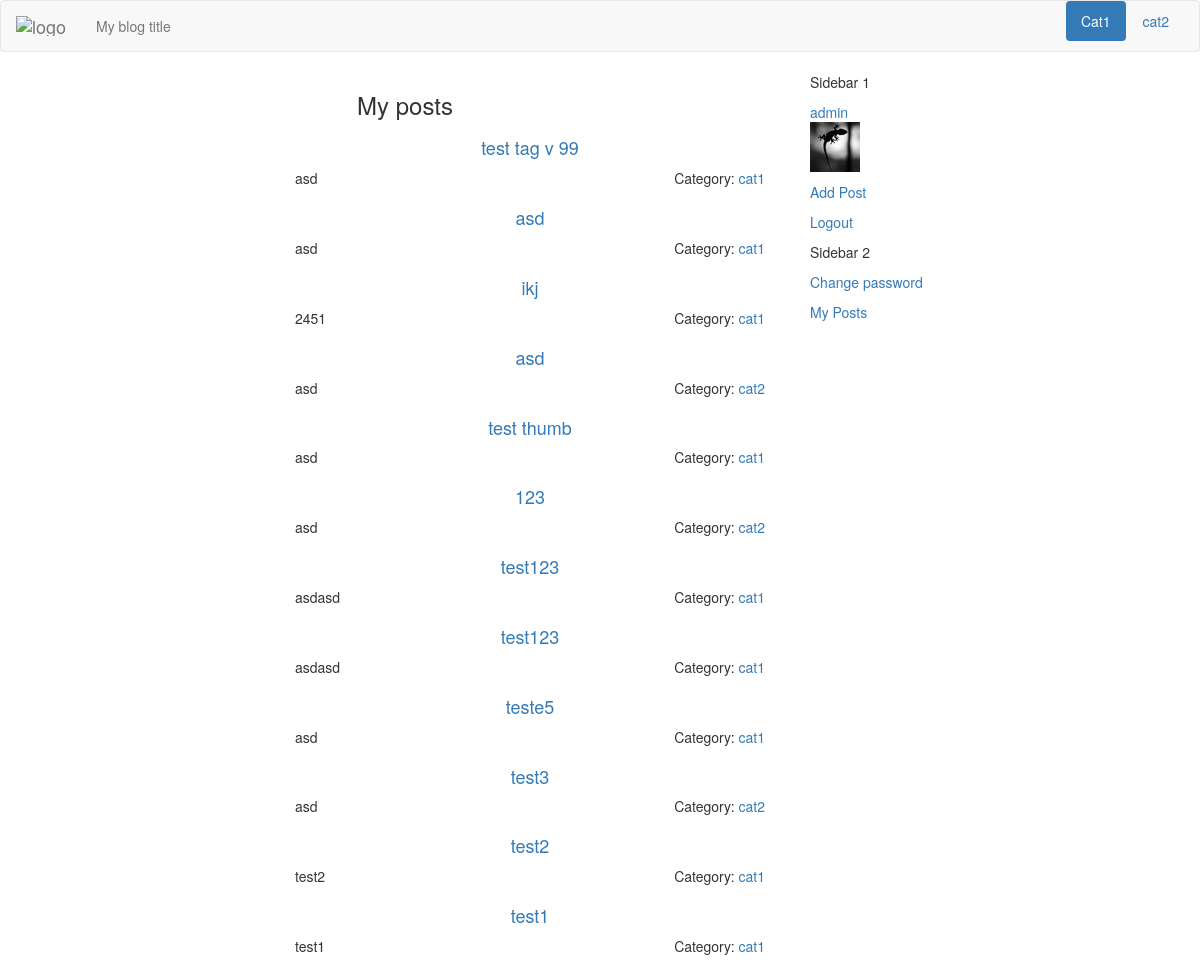
The page /dashboard/my-posts/ (signed in) on the database as committed earlier.
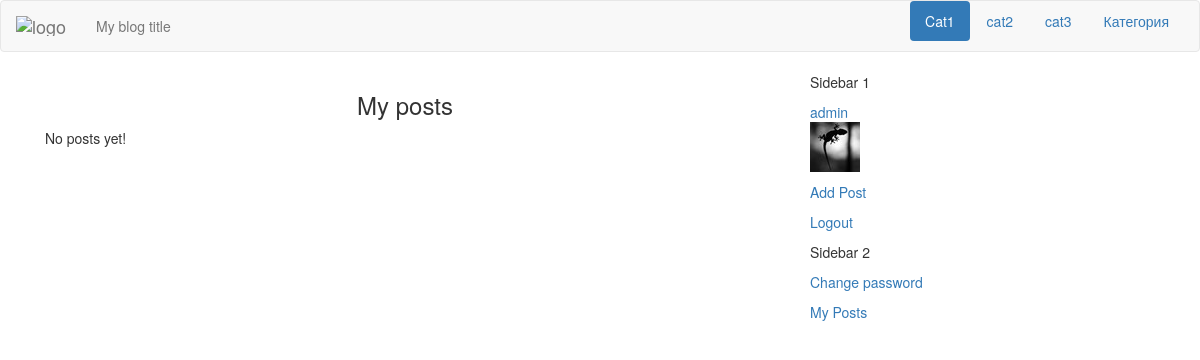
The same page on the database as committed later.
### blog/models.py (models this page shows, shortened)
class Category(models.Model):
	index_together = [
	["id","name", "order", "slug"],
	]
	name = models.CharField(max_length=30, unique=True)
	description = models.TextField(max_length=250)
	slug = models.SlugField("URL",blank=True, max_length=150)
	order = models.SmallIntegerField(blank=True, default=1)
	class Meta:
		verbose_name_plural = "categories"
		ordering = ['order']
	def __str__(self):
		return self.slug

class myUser(AbstractBaseUser):
	index_together = [
	["id", "username", "avatar"],
	]
	username = models.CharField("Username", max_length=30,
								blank=False,
								unique=True)
	def user_directory_path(instance, filename):
		return 'avatars/{0}/{1}'.format(instance.username, filename)
	avatar = ProcessedImageField(upload_to=user_directory_path,
								 processors=[ResizeToFit(50, 50)],
								 format='JPEG',
								 options={'quality': 90}, blank=True)
	email = models.EmailField(unique=True, blank=False)
	is_active = models.BooleanField("Is active", default=True)
	is_it_staff = models.BooleanField("Is stuff", default=False)
	is_it_superuser = models.BooleanField("Is admin", default=False)
	moderated = models.BooleanField("Moderated", default=True)
	last_login = models.DateTimeField(auto_now=True)
	date_joined = models.DateTimeField(auto_now_add=True)
	REQUIRED_FIELDS = ['email',]
	USERNAME_FIELD = 'username'
	objects = MyUserManager()
	def get_avatar(self):
		return mark_safe('<img src="%s" class ="img-responsive"/>'\
						 % (self.avatar.url))
	get_avatar.short_description = 'Current avatar'
	class Meta:
		verbose_name_plural = "users"

class Post(models.Model):
	index_together = [
	["title", "description", "post_thumbnail", "author", "category",
	 "url", "published", "status","main_tag"],
	]
	title = models.CharField(max_length=150)
	description = models.CharField(max_length=150)
	text = models.TextField()
	today = datetime.date.today()
	post_image = models.ImageField(upload_to =
						str(today.year)+'/'
						+str(today.month)+'/'+str(today.day)+'/', blank=True)
	post_image.short_description = 'Image'
	post_thumbnail = ImageSpecField(source='post_image',
								processors=[ResizeToFit(640, 480)],
								format='JPEG',
								options={'quality': 85})
	def get_image(self):
		return mark_safe('<img src="%s" class ="img-responsive center-block"/>'\
						 % (self.post_thumbnail.url))
	get_image.short_description = 'Thumbnail'
	created = models.DateTimeField(auto_now_add=True)
	edited = models.DateTimeField(auto_now=True)
	published = models.DateTimeField(default=timezone.now)
	author = models.ForeignKey(settings.AUTH_USER_MODEL,
							   default = 1,
							   on_delete=models.SET_DEFAULT) ###
	category = models.ForeignKey('Category')
	tags = models.ManyToManyField('Tag',
										related_name='posts',
										related_query_name='tag',
										blank=True)
	main_tag = models.CharField(max_length=33, blank=True)
	url = models.SlugField(blank=True)
	STATUS = (
				("D", "Draft"),
				("P","Published"),
	)
	status = models.CharField(max_length=1, choices=STATUS, default="D")
	class Meta:
		ordering = ['-published']
		verbose_name_plural = "posts"
	def get_absolute_url(self):
		cat_url = slugify(unidecode(self.main_tag))
		return "/%s/%s-%i/" % (cat_url, self.url, self.id)

### blog/views.py (the view)
# urls.py: url(r'^dashboard/my-posts/$', views.my_posts, name='my_posts'),
@login_required
def my_posts(request):
    posts = Post.objects.filter(author=request.user.id)
    return render(request, 'dash-my-posts.html', {'posts':posts,
                                              'cat_list': cat_list})

### blog/authentication.py (called while the page is built)
    def get_user(self, user_id):
        try:
            return User.objects.get(pk=user_id)
        except User.DoesNotExist:
            return None

### templates/dash-my-posts.html (shortened to what this page needs)
{% extends "dashboard.html" %}
{% load imagekit %}
{% block content %}
<h3 class="text-center">My posts</h3>
<div class="container-fluid">
{% if posts %}
    {% for post in posts %}
    <div class="row">
    <div class="col-md-4">
    </div>
      <div class="col-md-8">
       <a href="{{ post.get_absolute_url }}" >
         <h4 class="post-title-dash text-center">{{ post.title }} </h4></a>
         <div class="pull-right">Category:
           <a href="
           {% url 'category' category=post.category|slugify %}">
           {{post.category}}</a>
         </div>
            <p class="post-description">{% autoescape off %}
              {{ post.description }}{% endautoescape %}</p>
         </div>
         </div>
    {% endfor %}
{% else %}
<p>
  No posts yet!
</p>
{% endif %}
</div>
{% endblock %}

### templates/dashboard.html (shortened to what this page needs)
{% extends "index.html" %}

### templates/index.html (shortened to what this page needs)
{% load staticfiles %}
{% load compress %}
<!DOCTYPE html>
<html>
<head>
    {% compress css %}
    <link rel="stylesheet" href="/static/css/backtotop.css" type="text/css">
    <link rel="stylesheet" href="/static/css/bootstrap.min.css" type="text/css" />
    <link rel="stylesheet" href="/static/css/custom.css" type="text/css" />
    <link rel="stylesheet" href="/static/css/summernote.css" rel="stylesheet">
    <link rel="stylesheet" href="/static/css/django_summernote.css" rel="stylesheet">
    <link rel="stylesheet" href="/static/css/django_summernote_inplace.css" rel="stylesheet">
    <link rel="stylesheet" href="/static/css/blueimp-gallery.min.css" type="text/css">
    <link rel="stylesheet" href="/static/css/tagging.css" type="text/css">
    {% endcompress %}
</head>
<body>
  <div class="navbar navbar-default">
    <div class="container-fluid">
      <div class="navbar-header">
        <a class="navbar-brand ajax-menu" url=""
        href="/">
          <img alt="logo" src="#" /></a>
        <p class="navbar-text">
          My blog title
        </p>
      </div>
      <ul class="nav nav-pills pull-right">
        {% for cat in cat_list %}
            {% if forloop.first %}
              <li role="presentation" class="active">
            {% else %}
              <li role="presentation">
            {% endif %}
            <a href="{{ request.scheme }}://{{ request.get_host }}/cat/{{ cat.slug }}/"
             url = "{{ cat.slug }}" class="ajax-menu menu" id="{{ cat.slug }}" cat>
              {{ cat.name }}</a></li>
        {% endfor %}
      </ul>
    </div>
  </div>
<div class="container">
<div class="row">
  <div class="col-md-4 pull-right sidebar">
    <div class="sidebar1">
      <p>
        Sidebar 1<br />
      {% if user.is_authenticated %}
        <p><a href="{% url 'dashboard' %}" single_page
          url = "dashboard" class="ajax-menu">
          {{ user.username }}
                              {% if user.avatar %}
                              {{ user.get_avatar}}
                              {% endif %}</a></p>
        <p><a href="{% url 'add_post' %}" single_page
          url = "add-post" class="ajax-menu">Add Post</a></p>
        <p><a href="{% url 'logout' %}">Logout</a></p>
      {% else %}
        <p><a href="{% url 'signup' %}">Register</a></p>
        <p><a href="{% url 'login' %}">Login</a></p>
      {% endif %}
      </p>
    </div>
    <div class="sidebar2">
      <p>
        Sidebar 2<br />
        <p><a href="{% url 'password_change' %}">Change password</a></p>
        <p><a href="{% url 'my_posts' %}">My Posts</a></p>
      </p>
    </div>
  </div>
<div class="col-md-8 main">
<div class="content">
  <div class="posts">
  {% block content %}
  {% endblock %}
  </div>
</div>
</div>
</div>
</div>
</body>
</html>

### blog/static/css/custom.css (style rules this page uses)
.main { overflow: hidden; }

### blog/static/css/django_summernote.css (style rules this page uses)
html, body { margin: 0; }

Rows that differ between the two databases and show on the page:
removed Post: title "test tag v 99", category "cat1", description "asd"
removed Post: title "asd", category "cat1", description "asd"
removed Post: title "ikj", category "cat1", description "2451"
removed Post: title "asd", category "cat2", description "asd"
removed Post: title "test thumb", category "cat1", description "asd"
removed Post: title "123", category "cat2", description "asd"
removed Post: title "test123", category "cat1", description "asdasd"
removed Post: title "test123", category "cat1", description "asdasd"
removed Post: title "teste5", category "cat1", description "asd"
removed Post: title "test3", category "cat2", description "asd"
removed Post: title "test2", category "cat1", description "test2"
removed Post: title "test1", category "cat1", description "test1"
added Category: name "cat3"
added Category: name "Категория"
Other text that changed with them:
text now shown: "No posts yet!"
